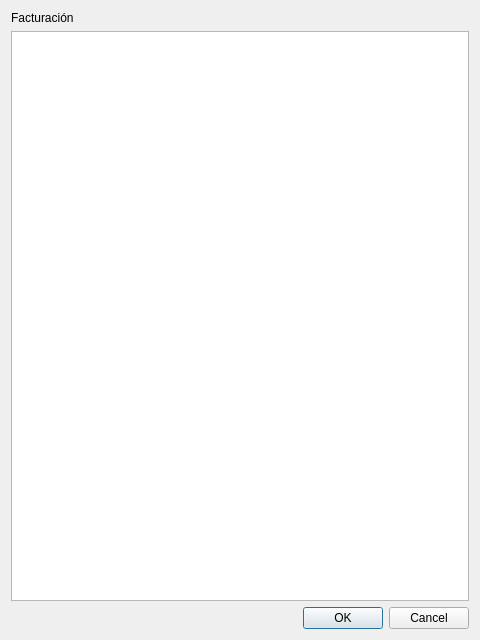
<?xml version="1.0" encoding="UTF-8"?>
<ui version="4.0">
 <class>Facturacion</class>
 <widget class="QDialog" name="Facturacion">
  <property name="geometry">
   <rect>
    <x>0</x>
    <y>0</y>
    <width>480</width>
    <height>640</height>
   </rect>
  </property>
  <property name="windowTitle">
   <string>Dialog</string>
  </property>
  <layout class="QVBoxLayout" name="verticalLayout">
   <item>
    <widget class="QLabel" name="label">
     <property name="text">
      <string>Facturación</string>
     </property>
    </widget>
   </item>
   <item>
    <widget class="QPlainTextEdit" name="outDatos"/>
   </item>
   <item>
    <widget class="QDialogButtonBox" name="buttonBox">
     <property name="orientation">
      <enum>Qt::Horizontal</enum>
     </property>
     <property name="standardButtons">
      <set>QDialogButtonBox::Cancel|QDialogButtonBox::Ok</set>
     </property>
    </widget>
   </item>
  </layout>
 </widget>
 <resources/>
 <connections>
  <connection>
   <sender>buttonBox</sender>
   <signal>accepted()</signal>
   <receiver>Facturacion</receiver>
   <slot>accept()</slot>
   <hints>
    <hint type="sourcelabel">
     <x>248</x>
     <y>254</y>
    </hint>
    <hint type="destinationlabel">
     <x>157</x>
     <y>274</y>
    </hint>
   </hints>
  </connection>
  <connection>
   <sender>buttonBox</sender>
   <signal>rejected()</signal>
   <receiver>Facturacion</receiver>
   <slot>reject()</slot>
   <hints>
    <hint type="sourcelabel">
     <x>316</x>
     <y>260</y>
    </hint>
    <hint type="destinationlabel">
     <x>286</x>
     <y>274</y>
    </hint>
   </hints>
  </connection>
 </connections>
</ui>
